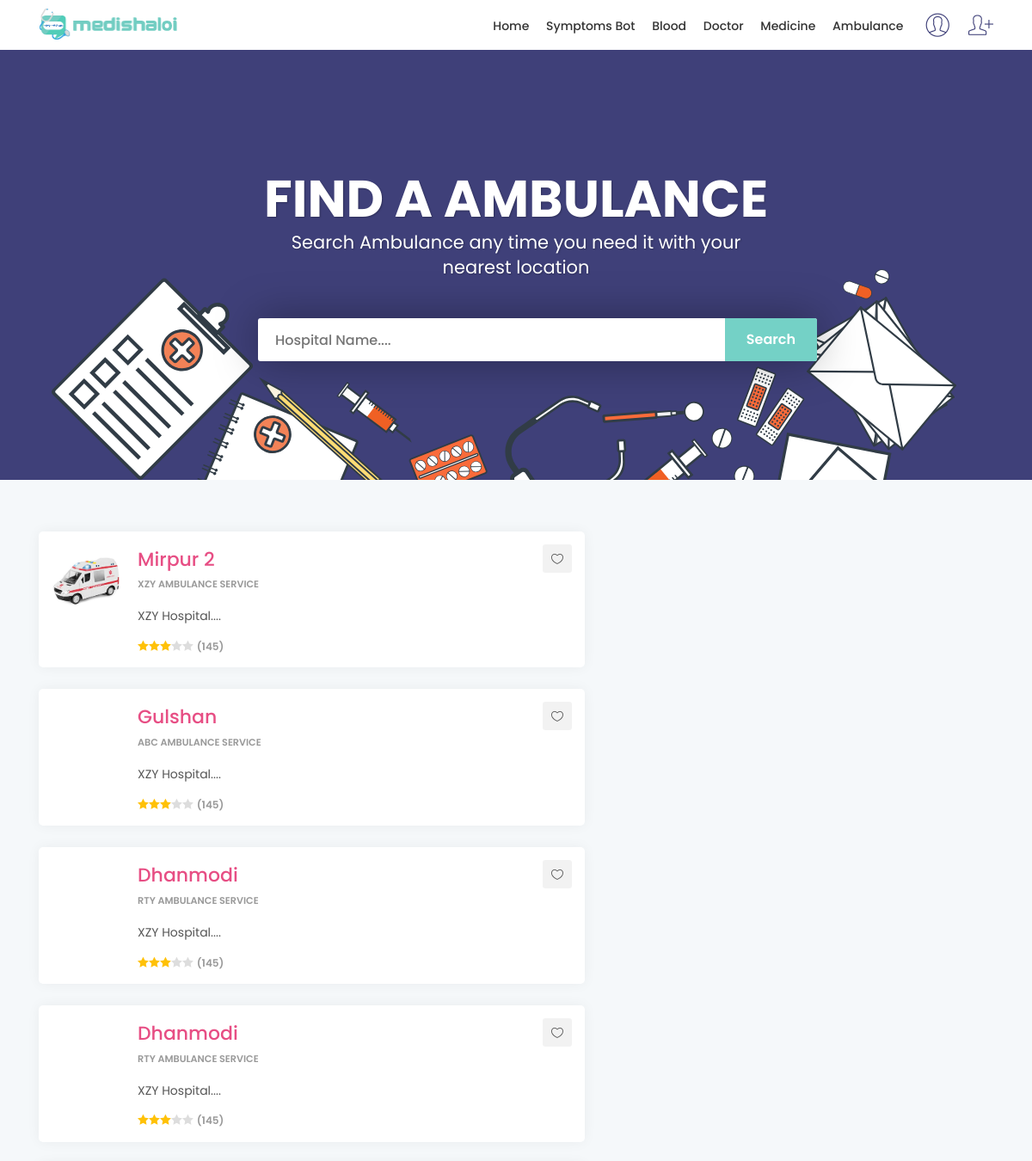
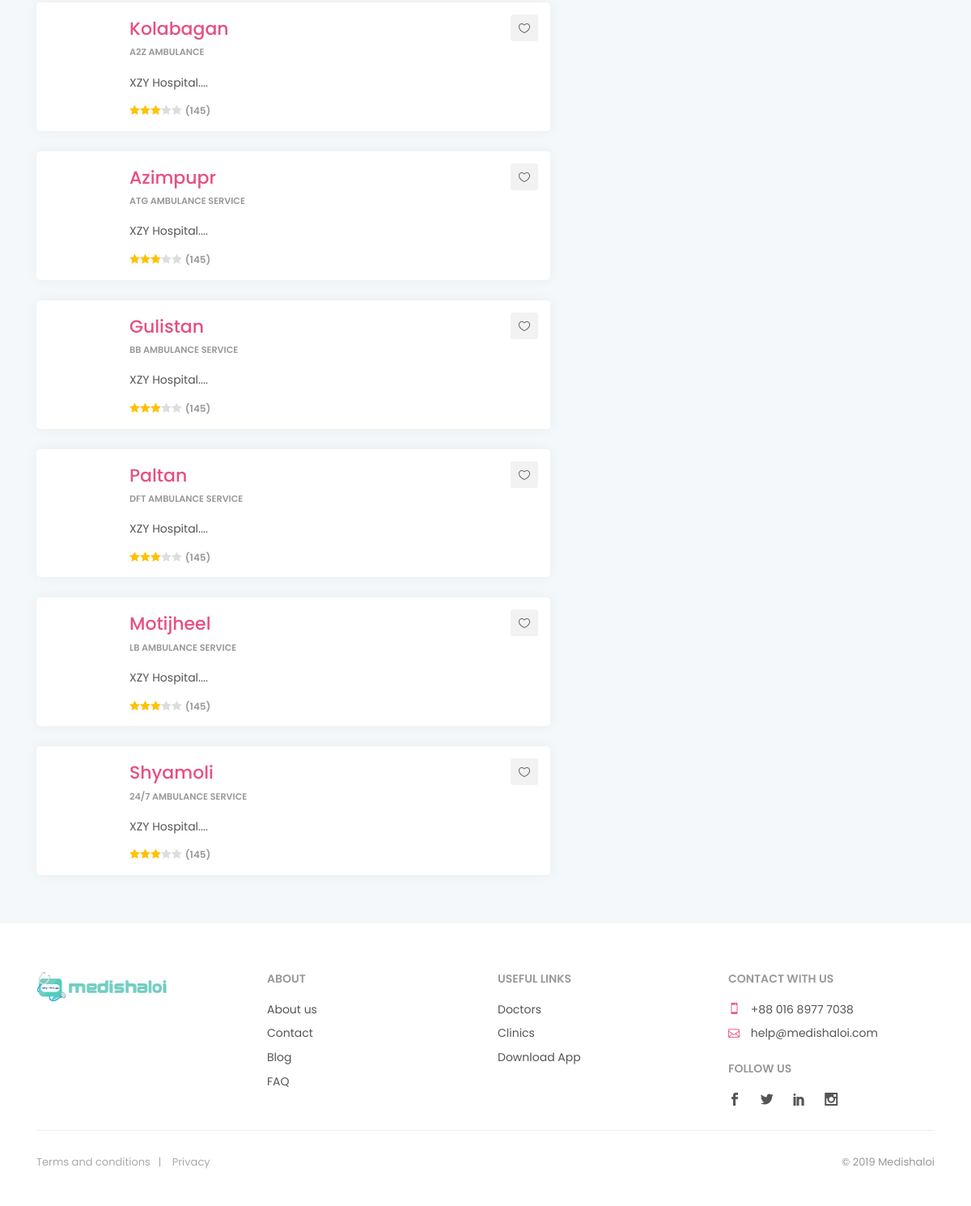
/ambulance_search (signed in), run on the app's committed database (2 pictures, top to bottom).
### myapp/models.py (models this page shows)
class Ambulance(models.Model):
    name = models.CharField(blank=True,max_length=200)
    image = models.FileField(blank=True)
    address = models.CharField(blank=True,max_length=200)
    hospital_name = models.CharField(blank=True,max_length=200)
    mobile = models.CharField(blank=True,max_length=200)

### myapp/views.py (the view)
# urls.py: path('ambulance_search', views.ambulance_search_v, name='ambulance_search'),
@login_required(login_url='/myapp/login')
def ambulance_search_v(request):
    ambulance_list = Ambulance.objects.all()
    search=request.GET.get('q')
    if search:
        ambulance_list=ambulance_list.filter(
            Q(address__icontains=search)
        )
    context ={
        'ambulance_list': ambulance_list,
    }
    return render(request,'ambulance/ambulance-serach.html',context)

### myapp/templates/ambulance/ambulance-serach.html (shortened to what this page needs)
{% load static %}
<!DOCTYPE html>
<html lang="en">
<head>
	<link href="{% static 'css/bootstrap.min.css' %}" rel="stylesheet">
	<link href="{% static 'css/style.css' %}" rel="stylesheet">
	<link href="{% static 'css/menu.css' %}" rel="stylesheet">
	<link href="{% static 'css/vendors.css' %}" rel="stylesheet">
	<link href="{% static 'css/icon_fonts/css/all_icons_min.css' %}" rel="stylesheet">
    <link href="{% static 'css/css/date_picker.css' %}" rel="stylesheet">
	<link href="{% static 'css/custom.css' %}" rel="stylesheet">
</head>
<body>
    <header class="header_sticky">
		<div class="container">
			<div class="row">
				<div class="col-lg-3 col-6">
					<div id="logo_home">
						<h1><a href="/" title="Medishaloi">Medishaloi – Your Medical Assistance</a></h1>
					</div>
				</div>
				<nav class="col-lg-9 col-6">
					<ul id="top_access">
						<li><a href="login"><i class="pe-7s-user"></i></a></li>
						<li><a href="register"><i class="pe-7s-add-user"></i></a></li>
					</ul>
					<div class="main-menu">
						<ul>
							<li><a href="/">Home</a></li>
							<li><a href="#">Symptoms Bot</a></li>
							<li><a href="http://blood.bestmassager.info/">Blood</a></li>
							<li><a href="doctor_search">Doctor</a></li>
							<li><a href="madichine_search">Medicine</a></li>
							<li><a href="ambulance_search">Ambulance</a></li>
						</ul>
					</div>
				</nav>
			</div>
		</div>
	</header>
	<main>
		<div class="hero_home version_3">
				<div class="content">
					<h3>Find A Ambulance</h3>
					<p>Search Ambulance any time you need it with your nearest location</p>
					<form action="" method="GET">
						<div id="custom-search-input">
							<div class="input-group">
								<input type="text" name="q" class=" search-query" placeholder="Hospital Name....">
								<input type="submit" class="btn_search" value="Search">
							</div>
						</div>
					</form>
			</div>
		</div>
		<div class="container margin_60_35">
			<div class="row">
				<div class="col-lg-7">
					{% for list in  ambulance_list%}
						<div class="strip_list wow fadeIn">
							<a href="#0" class="wish_bt"></a>
								<figure>
									<a href="{% url 'ambulance_details' list.id  %}"><img src="{{ list.image.url }}" alt=""></a>
								</figure>
							<h3><a href="{% url 'ambulance_details' list.id  %}">{{ list.address }}</a></h3>
							<small>{{ list.name }}</small><br />
							<p>{{ list.hospital_name }}....</p>
							<span class="rating"><i class="icon_star voted"></i><i class="icon_star voted"></i><i class="icon_star voted"></i><i class="icon_star"></i><i class="icon_star"></i> <small>(145)</small></span>
						</div>
					{% endfor %}
				</div>
			</div>
		</div>
	</main>
	<footer>
		<div class="container margin_60_35">
			<div class="row">
				<div class="col-lg-3 col-md-12">
					<p>
						<a href="index.html" title="Medishaloi">
							<img src="img/logo.png" data-retina="true" alt="" width="163" height="36" class="img-fluid">
						</a>
					</p>
				</div>
				<div class="col-lg-3 col-md-4">
					<h5>About</h5>
					<ul class="links">
						<li><a href="about.html">About us</a></li>
						<li><a href="contact.html">Contact</a></li>
						<li><a href="blog.html">Blog</a></li>
						<li><a href="faq.html">FAQ</a></li>
						</ul>
				</div>
				<div class="col-lg-3 col-md-4">
					<h5>Useful links</h5>
					<ul class="links">
						<li><a href="#0">Doctors</a></li>
						<li><a href="#0">Clinics</a></li>
						<li><a href="#0">Download App</a></li>
					</ul>
				</div>
				<div class="col-lg-3 col-md-4">
					<h5>Contact with Us</h5>
					<ul class="contacts">
						<li><a href="tel://61280932400"><i class="icon_mobile"></i> +88 016 8977 7038</a></li>
						<li><a href="mailto:info@medishaloi.com"><i class="icon_mail_alt"></i> help@medishaloi.com</a></li>
					</ul>
					<div class="follow_us">
						<h5>Follow us</h5>
						<ul>
							<li><a href="#0"><i class="social_facebook"></i></a></li>
							<li><a href="#0"><i class="social_twitter"></i></a></li>
							<li><a href="#0"><i class="social_linkedin"></i></a></li>
							<li><a href="#0"><i class="social_instagram"></i></a></li>
						</ul>
					</div>
				</div>
			</div>
			<hr>
			<div class="row">
				<div class="col-md-8">
					<ul id="additional_links">
						<li><a href="#0">Terms and conditions</a></li>
						<li><a href="#0">Privacy</a></li>
					</ul>
				</div>
				<div class="col-md-4">
					<div id="copy">© 2019 Medishaloi</div>
				</div>
			</div>
		</div>
	</footer>
</body>
</html>

### myapp/static/css/menu.css (style rules this page uses)
.main-menu { position: relative; z-index: 9; width: auto; top: 11px; float: right; -moz-transition: all 0.3s ease-in-out; -o-transition: all 0.3s ease-in-out; -webkit-transition: all 0.3s ease-in-out; -ms-transition: all 0.3s ease-in-out; transition: all 0.3s ease-in-out; }
.main-menu ul, .main-menu ul li { position: relative; margin: 0; padding: 0; }
.main-menu ul a, .main-menu ul li a { position: relative; margin: 0; padding: 0; display: block; padding: 10px; }
.main-menu > ul > li > a { color: #333; padding: 0 8px 17px 8px; font-size: 14px; font-size: 0.875rem; font-weight: 500; }
@media only screen and (min-width: 992px) { .main-menu { width: auto; } }
@media only screen and (min-width: 992px) { .main-menu a { white-space: nowrap; } }
@media only screen and (min-width: 992px) { .main-menu ul li { display: inline-block; } }

### data on the page
Ambulance: image (picture), address "Mirpur 2", name "XZY AMBULANCE SERVICE", hospital_name "XZY Hospital"
Ambulance: address "Gulshan", name "ABC AMBULANCE SERVICE", hospital_name "XZY Hospital"
Ambulance: address "Dhanmodi", name "RTY AMBULANCE SERVICE", hospital_name "XZY Hospital"
Ambulance: address "Dhanmodi", name "RTY AMBULANCE SERVICE", hospital_name "XZY Hospital"
Ambulance: address "Kolabagan", name "A2Z AMBULANCE", hospital_name "XZY Hospital"
Ambulance: address "Azimpupr", name "ATG AMBULANCE SERVICE", hospital_name "XZY Hospital"
Ambulance: address "Gulistan", name "BB AMBULANCE SERVICE", hospital_name "XZY Hospital"
Ambulance: address "Paltan", name "DFT AMBULANCE SERVICE", hospital_name "XZY Hospital"
Ambulance: address "Motijheel", name "LB AMBULANCE SERVICE", hospital_name "XZY Hospital"
Ambulance: address "Shyamoli", name "24/7 AMBULANCE SERVICE", hospital_name "XZY Hospital"
